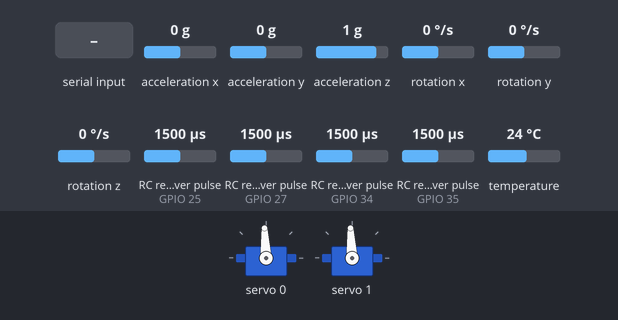
A sketch run on a simulated ESP32. On the bench: 2 × servo. Wiring (inferred from the names in the program): 4 × RC receiver channel: data GPIO 25 / data GPIO 27 / data GPIO 34 / data GPIO 35. The test bench sets the inputs (shaded band); at power-on: acceleration y 0 g, rotation x 0 °/s, acceleration x 0 g, acceleration z 1 g, rotation y 0 °/s, rotation z 0 °/s, RC receiver pulse (sensors on GPIO 25, GPIO 27, GPIO 34, GPIO 35) 1500 µs, temperature 24 °C. What the sketch prints to the serial monitor is not drawn.

Above: at 8.4 s.
8.5 s: acceleration y set to -1.4 g
At 9.8 s:
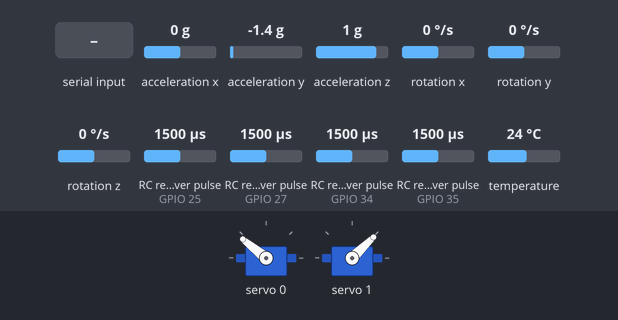
10.7 s: rotation x set to 20 °/s
13.6 s: rotation x set to 24 °/s
At 14.59 s:
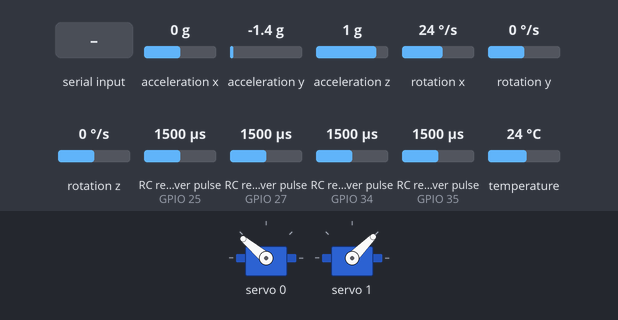
16.6 s: "KD_ROLL,90\n" received over Serial
At 17.8 s:
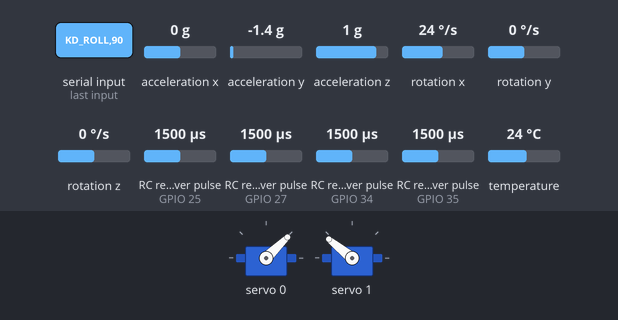
18.1 s: "KD_ROLL,\n" received over Serial
At 18.9 s:
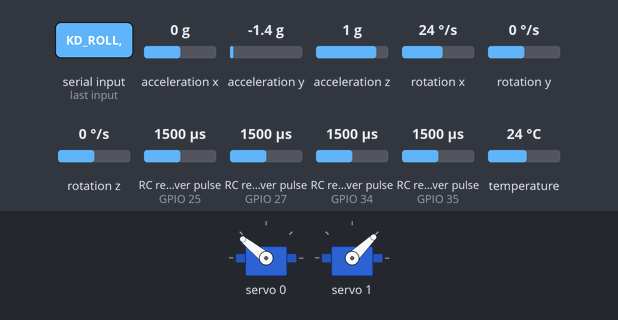
19.6 s: acceleration y set to -0.8 g
At 22.6 s:
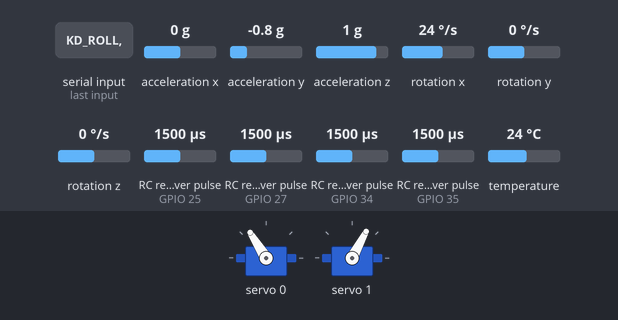
Timing chart, 0 to 23.6 s (numbered marks = the images above; inputs shaded):
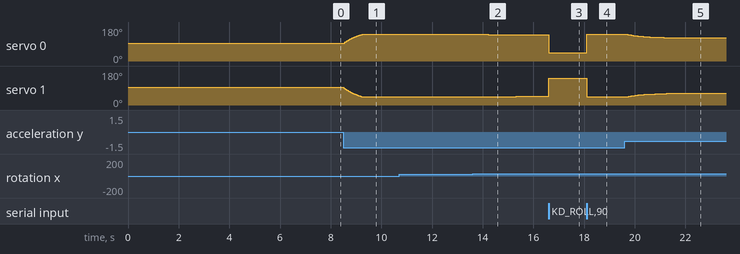

The sketch:

uav_test.ino
```cpp
#include <Wire.h>
#include <Adafruit_MPU6050.h>
#include <Adafruit_Sensor.h>
#include <Adafruit_PWMServoDriver.h>

/* ================= MPU ================= */
Adafruit_MPU6050 mpu;
float roll = 0.0, pitch = 0.0, yaw = 0.0;
float rollRate = 0.0, pitchRate = 0.0;  // Added pitchRate
float gyroOffsetX = 0, gyroOffsetY = 0, gyroOffsetZ = 0;
float accRollOffset = 0, accPitchOffset = 0;
const float alpha = 0.98;
unsigned long lastMicros;

/* ================= PCA9685 ================= */
Adafruit_PWMServoDriver pca9685(0x40);

#define SERVO_FRONT_CH 0
#define SERVO_BACK_CH  1
#define SERVO_FREQ 50

#define SERVO_NEUTRAL 1500
#define SERVO_MIN_US 1000
#define SERVO_MAX_US 2000

/* ================= RC ================= */
#define RC_ROLL_PIN 34
#define RC_PITCH_PIN 35
#define RC_THROTTLE_PIN 25
#define RC_YAW_PIN 27
volatile uint32_t rollStart, pitchStart, thrStart, yawStart;
volatile int rcRoll = 1500, rcPitch = 1500, rcThrottle = 1000, rcYaw = 1500;

/* ================= GAINS ================= */
float KP_ROLL = 14.0;   // Roll responsiveness
float KD_ROLL = 2.0;    // Roll damping
float KP_PITCH = 12.0;  // Pitch
float KD_PITCH = 3.0;   // Pitch

/* ================= UTILS ================= */
uint16_t usToTicks(int us) {
  return map(us, 0, 20000, 0, 4096);
}

/* ================= RC ISR ================= */
void IRAM_ATTR rollISR() {
  if (digitalRead(RC_ROLL_PIN))
    rollStart = micros();
  else
    rcRoll = micros() - rollStart;
}

void IRAM_ATTR pitchISR() {
  if (digitalRead(RC_PITCH_PIN))
    pitchStart = micros();
  else
    rcPitch = micros() - pitchStart;
}

void IRAM_ATTR throttleISR() {
  if (digitalRead(RC_THROTTLE_PIN))
    thrStart = micros();
  else
    rcThrottle = micros() - thrStart;
}

void IRAM_ATTR yawISR() {
  if (digitalRead(RC_YAW_PIN))
    yawStart = micros();
  else
    rcYaw = micros() - yawStart;
}

/* ================= CALIBRATION ================= */
void calibrateGyro() {
  float sx = 0, sy = 0, sz = 0;
  for (int i = 0; i < 500; i++) {
    sensors_event_t a, g, t;
    mpu.getEvent(&a, &g, &t);
    sx += g.gyro.x;
    sy += g.gyro.y;
    sz += g.gyro.z;
    delay(4);
  }
  gyroOffsetX = sx / 500;
  gyroOffsetY = sy / 500;
  gyroOffsetZ = sz / 500;
}

void calibrateAccelLevel() {
  float sr = 0, sp = 0;
  for (int i = 0; i < 300; i++) {
    sensors_event_t a, g, t;
    mpu.getEvent(&a, &g, &t);
    sr += atan2(a.acceleration.y, a.acceleration.z) * RAD_TO_DEG;
    sp += atan2(-a.acceleration.x,
                sqrt(a.acceleration.y*a.acceleration.y +
                     a.acceleration.z*a.acceleration.z)) * RAD_TO_DEG;
    delay(5);
  }
  accRollOffset = sr / 300;
  accPitchOffset = sp / 300;
}

/* ================= SERIAL COMMANDS ================= */
void readSerialCommands() {
  if (!Serial.available()) return;

  String cmd = Serial.readStringUntil('\n');
  cmd.trim();

  if (cmd.startsWith("KP_ROLL,")) KP_ROLL = cmd.substring(8).toFloat();
  if (cmd.startsWith("KD_ROLL,")) KD_ROLL = cmd.substring(8).toFloat();
  if (cmd.startsWith("KP_PITCH,")) KP_PITCH = cmd.substring(9).toFloat();
  if (cmd.startsWith("KD_PITCH,")) KD_PITCH = cmd.substring(9).toFloat();
}

/* ================= IMU UPDATE ================= */
void updateIMU() {
  sensors_event_t accel, gyro, temp;
  mpu.getEvent(&accel, &gyro, &temp);

  unsigned long now = micros();
  float dt = (now - lastMicros) * 1e-6;
  lastMicros = now;

  float gx = (gyro.gyro.x - gyroOffsetX) * RAD_TO_DEG;
  float gy = (gyro.gyro.y - gyroOffsetY) * RAD_TO_DEG;
  float gz = (gyro.gyro.z - gyroOffsetZ) * RAD_TO_DEG;

  rollRate = gx;  // deg/s
  pitchRate = gy; // deg/s

  roll += gx * dt;
  pitch += gy * dt;
  yaw += gz * dt;

  float accRoll = atan2(accel.acceleration.y, accel.acceleration.z) * RAD_TO_DEG - accRollOffset;
  float accPitch = atan2(-accel.acceleration.x,
                         sqrt(accel.acceleration.y * accel.acceleration.y +
                              accel.acceleration.z * accel.acceleration.z)) * RAD_TO_DEG - accPitchOffset;

  roll = alpha * roll + (1 - alpha) * accRoll;
  pitch = alpha * pitch + (1 - alpha) * accPitch;
}

/* ================= PD CONTROL ================= */
void updateControl() {
  // RC targets (deg, -20 to 20)
  int rcR = constrain(rcRoll, 1000, 2000);
  int rcP = constrain(rcPitch, 1000, 2000);
  float targetRoll = map(rcR, 1000, 2000, -20, 20);
  float targetPitch = map(rcP, 1000, 2000, -20, 20);

  // Roll PD
  float errorRoll = targetRoll - roll;
  float correctionRoll = KP_ROLL * errorRoll - KD_ROLL * rollRate;

  // Pitch PD (placeholder)
  // float errorPitch = targetPitch - pitch;
  // float correctionPitch = KP_PITCH * errorPitch - KD_PITCH * pitchRate;

  // Servo outputs (roll differential)
  int front = SERVO_NEUTRAL + correctionRoll;
  int back  = SERVO_NEUTRAL - correctionRoll;

  front = constrain(front, SERVO_MIN_US, SERVO_MAX_US);
  back  = constrain(back, SERVO_MIN_US, SERVO_MAX_US);

  pca9685.setPWM(SERVO_FRONT_CH, 0, usToTicks(front));
  pca9685.setPWM(SERVO_BACK_CH,  0, usToTicks(back));

  // Send servo telemetry here
  Serial.print("SERVO_FB,");
  Serial.print(front); Serial.print(",");
  Serial.println(back);
}

/* ================= TELEMETRY ================= */
void sendTelemetry() {
  // Attitude + rates
  Serial.print("ATT,");
  Serial.print(roll, 2); Serial.print(",");
  Serial.print(pitch, 2); Serial.print(",");
  Serial.print(yaw, 2); Serial.print(",");
  Serial.println(rollRate, 2);

  // RC
  Serial.print("RC,");
  Serial.print(constrain(rcRoll, 1000, 2000)); Serial.print(",");
  Serial.print(constrain(rcPitch, 1000, 2000)); Serial.print(",");
  Serial.print(constrain(rcThrottle, 1000, 2000)); Serial.print(",");
  Serial.println(constrain(rcYaw, 1000, 2000));
}

/* ================= SETUP ================= */
void setup() {
  Serial.begin(115200);
  Wire.begin();

  pinMode(RC_ROLL_PIN, INPUT);
  pinMode(RC_PITCH_PIN, INPUT);
  pinMode(RC_THROTTLE_PIN, INPUT);
  pinMode(RC_YAW_PIN, INPUT);
  attachInterrupt(RC_ROLL_PIN, rollISR, CHANGE);
  attachInterrupt(RC_PITCH_PIN, pitchISR, CHANGE);
  attachInterrupt(RC_THROTTLE_PIN, throttleISR, CHANGE);
  attachInterrupt(RC_YAW_PIN, yawISR, CHANGE);

  if (!mpu.begin()) {
    Serial.println("MPU FAIL");
    while (1);
  }

  mpu.setGyroRange(MPU6050_RANGE_500_DEG);
  mpu.setAccelerometerRange(MPU6050_RANGE_8_G);
  mpu.setFilterBandwidth(MPU6050_BAND_21_HZ);

  pca9685.begin();
  pca9685.setPWMFreq(SERVO_FREQ);

  delay(2000);
  calibrateGyro();
  calibrateAccelLevel();

  Serial.println("Flight Controller Ready");
  lastMicros = micros();
}

/* ================= LOOP ================= */
void loop() {
  readSerialCommands();

  updateIMU();
  updateControl();
  sendTelemetry();

  delay(10);  // ~100 Hz
}
```

Measured:
- after the input at 8.5 s, servo 0: moves from 93° to 141° over 0.73 s, starting at once; servo 1: moves from 93° to 44° over 0.72 s, starting at once
- after the input at 13.6 s, servo 0: 141° → 140° after 0.61 s, → 139° 0.58 s later; servo 1: 44° → 45° after 0.79 s, → 46° 0.92 s later
- after the input at 16.6 s, servo 0: 139° → 44° at once; servo 1: 46° → 141° at once
- after the input at 18.1 s, servo 0: 44° → 141° at once; servo 1: 141° → 44° at once
- after the input at 19.6 s, servo 0: moves from 141° to 122° over 2.6 s, starting after 0.11 s; servo 1: moves from 44° to 63° over 3.7 s, starting after 0.14 s
